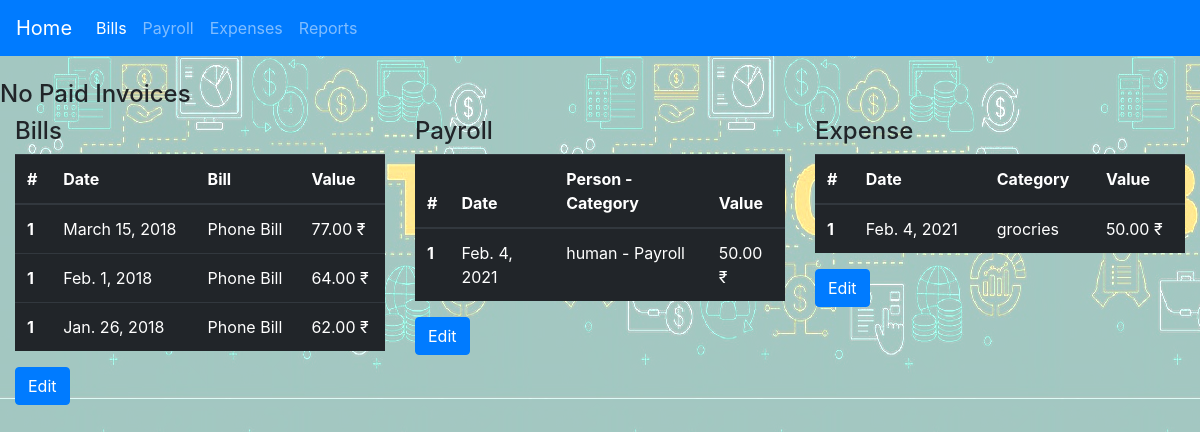
The page / on the database its author committed.
### expenses/models.py (models this page shows, shortened)
class DefaultExpenseModel(models.Model):
    title = models.CharField(max_length=100, blank=True, null=True)
    date_expired = models.DateField()
    final_value = models.DecimalField(default=0, decimal_places=2, max_digits=20)
    paid_value = models.DecimalField(default=0, decimal_places=2, max_digits=20)
    is_paid = models.BooleanField(default=False)
    payment_method = models.ForeignKey(PaymentMethod, null=True, on_delete=models.SET_NULL)
    objects = models.Manager()
    my_query = GeneralManager()
    class Meta:
        abstract = True
    def tag_final_value(self):
        return f'{self.final_value} {CURRENCY}'
    tag_final_value.short_description = 'Value'
    def tag_is_paid(self):
        return 'Is Paid' if self.is_paid else 'Not Paid'
    tag_is_paid.short_description = 'Paid'

class Bill(DefaultExpenseModel):
    category = models.ForeignKey(BillCategory, null=True, on_delete=models.SET_NULL, related_name='bills')
    class Meta:
        verbose_name_plural = '2. Bills'
        ordering = ['-date_expired']

class BillCategory(models.Model):
    title = models.CharField(unique=True, max_length=150)
    balance = models.DecimalField(default=0, max_digits=20, decimal_places=2)
    class Meta:
        verbose_name_plural = '1. Bill Category'
    def __str__(self):
        return self.title
    def tag_balance(self):
        return f'{self.balance} {CURRENCY}'
    tag_balance.short_description = 'Value'

class Payroll(DefaultExpenseModel):
    person = models.ForeignKey(Person, null=True, on_delete=models.SET_NULL, related_name='person_payroll')
    category = models.ForeignKey(PayrollCategory, null=True, on_delete=models.SET_NULL, related_name='category_payroll')
    class Meta:
        verbose_name_plural = '5. Payroll'
        ordering = ['-date_expired']
    def tag_category(self):
        return f'{self.person} - {self.category}'

class Person(models.Model):
    title = models.CharField(unique=True, max_length=150)
    occupation = models.CharField(max_length=100, blank=True, null=True)
    phone = models.CharField(max_length=10, blank=True, null=True)
    balance = models.DecimalField(default=0, max_digits=20, decimal_places=2)
    class Meta:
        verbose_name_plural = '4. Persons'
    def __str__(self):
        return self.title
    def tag_balance(self):
        return f'{self.balance} {CURRENCY}'
    tag_balance.short_description = 'Value'

class PayrollCategory(models.Model):
    title = models.CharField(unique=True, max_length=150)
    balance = models.DecimalField(default=0, max_digits=20, decimal_places=2)
    class Meta:
        verbose_name_plural = '3. Payroll Category'
    def __str__(self):
        return self.title
    def tag_balance(self):
        return f'{self.balance} {CURRENCY}'
    tag_balance.short_description = 'Value'

class GenericExpense(DefaultExpenseModel):
    category = models.ForeignKey(GenericExpenseCategory, null=True, on_delete=models.SET_NULL,
                                 related_name='category_expenses')
    class Meta:
        verbose_name_plural = '7. Generic Expenses'
        ordering = ['-date_expired']

class GenericExpenseCategory(models.Model):
    title = models.CharField(unique=True, max_length=150)
    balance = models.DecimalField(default=0, max_digits=20, decimal_places=2)
    class Meta:
        verbose_name_plural = '6. Expense Category'
    def __str__(self):
        return self.title
    def tag_balance(self):
        return f'{self.balance} {CURRENCY}'
    tag_balance.short_description = 'Value'

### expenses/views.py (the view)
# urls.py: path('', HomepageView.as_view(), name='homepage'),
class HomepageView(TemplateView):
    template_name = 'index.html'
    def get_context_data(self, **kwargs):
        context = super(HomepageView, self).get_context_data(**kwargs)
        bills = Bill.my_query.get_queryset().unpaid()[:10]
        payrolls = Payroll.my_query.get_queryset().unpaid()[:10]
        expenses = GenericExpense.my_query.get_queryset().unpaid()[:10]
        context.update({'bills': bills,
                        'payroll': payrolls,
                        'expenses': expenses
                        })
        return context

### expenses/managers.py (called while the page is built)
    def unpaid(self):
        return self.filter(is_paid=False)

    def get_queryset(self):
        return GenericQuerySet(self.model, using=self._db)

### expenses/templates/index.html (shortened to what this page needs)
{%load static%}
<!doctype html>
<html lang="en">
<head>
    <link rel="stylesheet" href="https://stackpath.bootstrapcdn.com/bootstrap/4.1.3/css/bootstrap.min.css">
</head>
<body id="bg" style="background-image:url('{%static 'image/n.png'%}');">
{% include 'navbar.html' %}
<br>
<div class="container-fluid" >
    {% block container %}
        <div class="row">
            <h4>No Paid Invoices</h4>
        </div>
        <div class="row">
            <div class="col">
                <h4>Bills</h4>
                <table class="table table-dark table-hover">
                    <thead>
                    <tr>
                        <th scope="col">#</th>
                        <th scope="col">Date</th>
                        <th scope="col">Bill</th>
                        <th scope="col">Value</th>
                    </tr>
                  </thead>
                  <tbody>
                  {% for bill in bills %}
                      <tr>
                          <th scope="row">1</th>
                          <td>{{ bill.date_expired|date }}</td>
                          <td>{{ bill.category }}</td>
                          <td>{{ bill.tag_final_value }}</td>
                      </tr>
                  {% empty %}
                      <tr>
                          <td colspan="4">No data</td>
                      </tr>
                    {% endfor %}
                  </tbody>
                </table>
                <a href="/admin/expenses/bill/" class="btn btn-primary">Edit</a>
            </div>
            <div class="col">
                <h4>Payroll</h4>
                <table class="table table-dark table-hover">
                    <thead>
                        <tr>
                            <th scope="col">#</th>
                            <th scope="col">Date</th>
                            <th scope="col">Person - Category</th>
                            <th scope="col">Value</th>
                        </tr>
                    </thead>
                    <tbody>
                    {% for bill in payroll %}
                        <tr>
                            <th scope="row">1</th>
                            <td>{{ bill.date_expired|date }}</td>
                            <td>{{ bill.tag_category }}</td>
                            <td>{{ bill.tag_final_value }}</td>
                        </tr>
                    {% empty %}
                        <tr>
                            <td colspan="4">No data</td>
                        </tr>
                    {% endfor %}
                    </tbody>
                </table>
                <a href="/admin/expenses/payroll/" class="btn btn-primary">Edit</a>
            </div>
            <div class="col">
                <h4>Expense</h4>
                <table class="table table-dark table-hover">
                    <thead>
                        <tr>
                            <th scope="col">#</th>
                            <th scope="col">Date</th>
                            <th scope="col">Category</th>
                            <th scope="col">Value</th>
                        </tr>
                    </thead>
                    <tbody>
                    {% for expense in expenses %}
                        <tr>
                            <th scope="row">1</th>
                            <td>{{ expense.date_expired|date }}</td>
                            <td>{{ expense.category }}</td>
                            <td>{{ expense.tag_final_value }}</td>
                        </tr>
                    {% empty %}
                        <tr>
                            <td colspan="4">No data</td>
                        </tr>
                    {% endfor %}
                    </tbody>
                </table>
                <a href="/admin/expenses/genericexpense/" class="btn btn-primary">Edit</a>
            </div>
        </div>
      {% endblock %}
  </div>
  </body>
</html>

### expenses/templates/navbar.html (shortened to what this page needs)
<nav class="navbar navbar-expand-sm bg-primary navbar-dark">
        <a class="navbar-brand" href="{% url 'homepage' %}">Home</a>
        <div class="collapse navbar-collapse" id="navbarSupportedContent">
              <ul class="navbar-nav mr-auto">
                  <li class="nav-item active">
                      <a class="nav-link" href="{% url 'bills_view' %}">Bills <span class="sr-only">(current)</span></a>
                  </li>
                  <li class="nav-item">
                      <a class="nav-link" href="{% url 'payroll_view' %}">Payroll</a>
                  </li>
                  <li class="nav-item">
                      <a class="nav-link" href="{% url 'expenses_view' %}">Expenses</a>
                  </li>
                  <li class="nav-item">
                      <a class="nav-link" href="{% url 'reports_view' %}">Reports</a>
                  </li>
              </ul>
        </div>
    </nav>

### rows shown on the page
Bill: date_expired "March 15, 2018", category "Phone Bill", tag_final_value "77.00 ₹"
Bill: date_expired "Feb. 1, 2018", category "Phone Bill", tag_final_value "64.00 ₹"
Bill: date_expired "Jan. 26, 2018", category "Phone Bill", tag_final_value "62.00 ₹"
Payroll: date_expired "Feb. 4, 2021", tag_category "human - Payroll", tag_final_value "50.00 ₹"
GenericExpense: date_expired "Feb. 4, 2021", category "grocries", tag_final_value "50.00 ₹"
